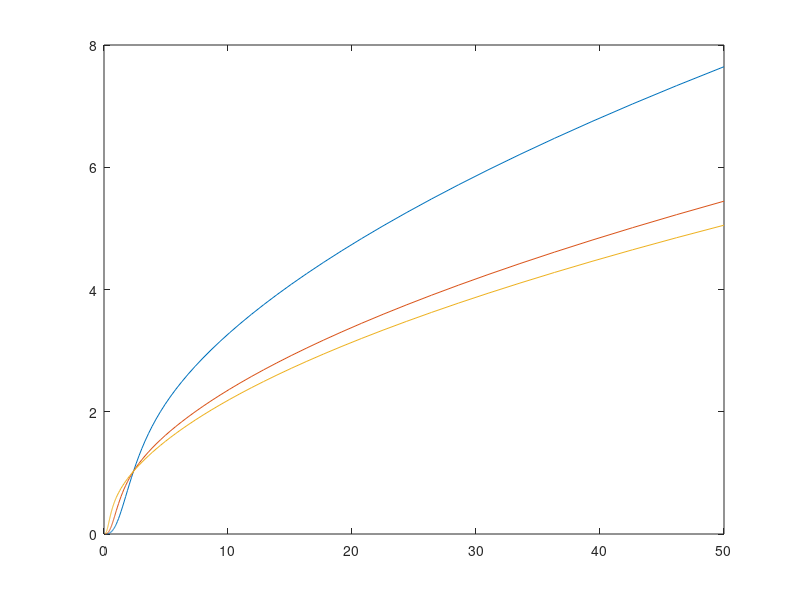
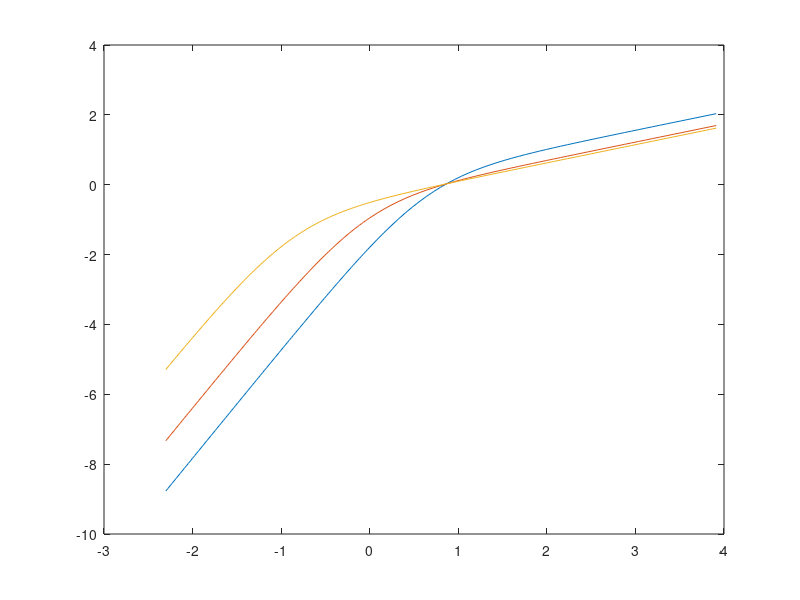

Reproduce these figures in MATLAB, in order.
% Based on [Meese, T. S., et al. (2007). "Contextual modulation involves
% suppression and facilitation from the center and the surround." Journal
% of Vision 7(4): 21.]


clear all
close all


p = 3.11;
q = 2.59;
% z = 32.87;
z = 5;

a = 0.323;
b = 0.494;

c = [exp(linspace(log(0.1),log(1),100)) exp(linspace(log(1),log(50),50))];
% c = [exp(linspace(log(0.01),log(0.1),100)) exp(linspace(log(0.1),log(1),100)) exp(linspace(log(1),log(100),100))];


cx = 0;
resp = (c.^p).*(1+a.*cx) ./ ( z + (c.^q).*(1+b.*cx) );
cx = 10;
resp2 = (c.^p).*(1+a.*cx) ./ ( z + (c.^q).*(1+b.*cx) );
cx = 100;
resp3 = (c.^p).*(1+a.*cx) ./ ( z + (c.^q).*(1+b.*cx) );

% figure('windowstyle','docked')
% cTmp = log(c);
% plot(cTmp,resp); hold on
% plot(cTmp,resp2); hold on
% plot(cTmp,resp3); hold on

figure('windowstyle','docked')
cTmp = c;
plot(cTmp,resp); hold on
plot(cTmp,resp2); hold on
plot(cTmp,resp3); hold on


figure('windowstyle','docked')
cTmp = log(c);
plot(cTmp,log(resp)); hold on
plot(cTmp,log(resp2)); hold on
plot(cTmp,log(resp3)); hold on

